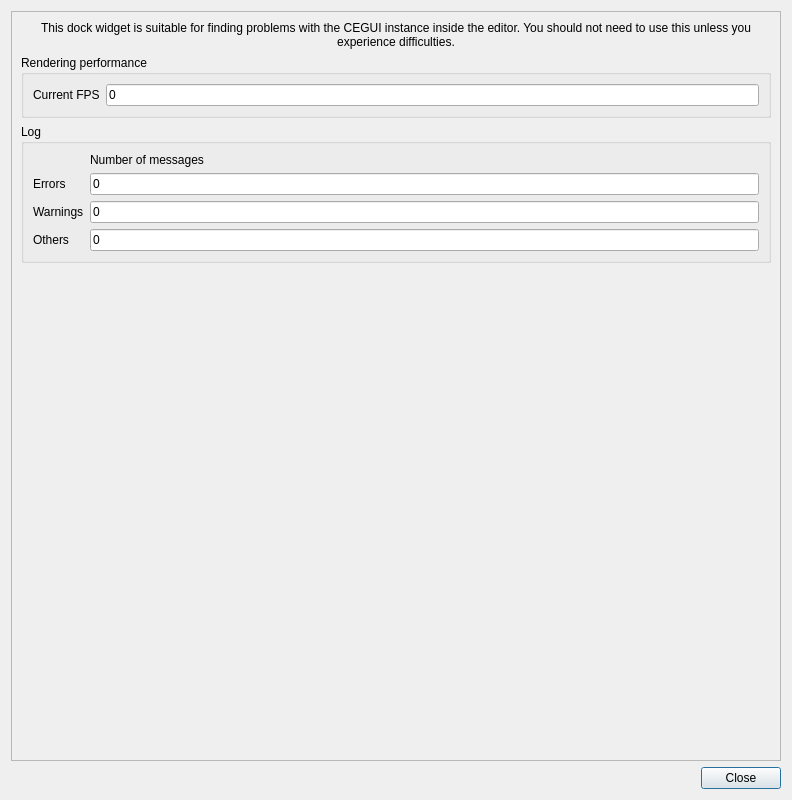
<?xml version="1.0" encoding="UTF-8"?>
<ui version="4.0">
 <class>CEGUIWidgetInfo</class>
 <widget class="QDialog" name="CEGUIWidgetInfo">
  <property name="geometry">
   <rect>
    <x>0</x>
    <y>0</y>
    <width>792</width>
    <height>800</height>
   </rect>
  </property>
  <property name="sizePolicy">
   <sizepolicy hsizetype="Preferred" vsizetype="Expanding">
    <horstretch>0</horstretch>
    <verstretch>0</verstretch>
   </sizepolicy>
  </property>
  <property name="windowTitle">
   <string>CEGUI Debug Info</string>
  </property>
  <layout class="QVBoxLayout" name="verticalLayout">
   <item>
    <widget class="QScrollArea" name="scrollArea">
     <property name="widgetResizable">
      <bool>true</bool>
     </property>
     <widget class="QWidget" name="scrollAreaWidgetContents_2">
      <property name="geometry">
       <rect>
        <x>0</x>
        <y>0</y>
        <width>772</width>
        <height>751</height>
       </rect>
      </property>
      <layout class="QVBoxLayout" name="verticalLayout_2">
       <item>
        <widget class="QLabel" name="info">
         <property name="sizePolicy">
          <sizepolicy hsizetype="Preferred" vsizetype="Maximum">
           <horstretch>0</horstretch>
           <verstretch>0</verstretch>
          </sizepolicy>
         </property>
         <property name="text">
          <string>This dock widget is suitable for finding problems with the CEGUI instance inside the editor. You should not need to use this unless you experience difficulties.</string>
         </property>
         <property name="textFormat">
          <enum>Qt::PlainText</enum>
         </property>
         <property name="scaledContents">
          <bool>false</bool>
         </property>
         <property name="alignment">
          <set>Qt::AlignHCenter|Qt::AlignTop</set>
         </property>
         <property name="wordWrap">
          <bool>true</bool>
         </property>
        </widget>
       </item>
       <item>
        <widget class="QGroupBox" name="renderingPerformance">
         <property name="sizePolicy">
          <sizepolicy hsizetype="Preferred" vsizetype="Fixed">
           <horstretch>0</horstretch>
           <verstretch>0</verstretch>
          </sizepolicy>
         </property>
         <property name="title">
          <string>Rendering performance</string>
         </property>
         <layout class="QGridLayout" name="gridLayout_3">
          <item row="0" column="1">
           <widget class="QLineEdit" name="currentFPSBox">
            <property name="toolTip">
             <string>FPS means how many times the CEGUI widget gets rerendered per second</string>
            </property>
            <property name="text">
             <string>0</string>
            </property>
            <property name="frame">
             <bool>true</bool>
            </property>
            <property name="readOnly">
             <bool>true</bool>
            </property>
           </widget>
          </item>
          <item row="0" column="0">
           <widget class="QLabel" name="currentFPSLabel">
            <property name="text">
             <string>Current FPS</string>
            </property>
            <property name="buddy">
             <cstring>currentFPSBox</cstring>
            </property>
           </widget>
          </item>
         </layout>
        </widget>
       </item>
       <item>
        <widget class="QGroupBox" name="log">
         <property name="sizePolicy">
          <sizepolicy hsizetype="Preferred" vsizetype="Fixed">
           <horstretch>0</horstretch>
           <verstretch>0</verstretch>
          </sizepolicy>
         </property>
         <property name="title">
          <string>Log</string>
         </property>
         <layout class="QGridLayout" name="gridLayout_4">
          <item row="1" column="0">
           <widget class="QLabel" name="errorsLabel">
            <property name="text">
             <string>Errors</string>
            </property>
            <property name="buddy">
             <cstring>errorsBox</cstring>
            </property>
           </widget>
          </item>
          <item row="1" column="1">
           <widget class="QLineEdit" name="errorsBox">
            <property name="text">
             <string>0</string>
            </property>
            <property name="readOnly">
             <bool>true</bool>
            </property>
           </widget>
          </item>
          <item row="2" column="0">
           <widget class="QLabel" name="warningsLabel">
            <property name="text">
             <string>Warnings</string>
            </property>
            <property name="buddy">
             <cstring>warningsBox</cstring>
            </property>
           </widget>
          </item>
          <item row="2" column="1">
           <widget class="QLineEdit" name="warningsBox">
            <property name="text">
             <string>0</string>
            </property>
            <property name="readOnly">
             <bool>true</bool>
            </property>
           </widget>
          </item>
          <item row="3" column="1">
           <widget class="QLineEdit" name="othersBox">
            <property name="text">
             <string>0</string>
            </property>
            <property name="readOnly">
             <bool>true</bool>
            </property>
           </widget>
          </item>
          <item row="0" column="1">
           <widget class="QLabel" name="label">
            <property name="sizePolicy">
             <sizepolicy hsizetype="Preferred" vsizetype="Maximum">
              <horstretch>0</horstretch>
              <verstretch>0</verstretch>
             </sizepolicy>
            </property>
            <property name="text">
             <string>Number of messages</string>
            </property>
           </widget>
          </item>
          <item row="3" column="0">
           <widget class="QLabel" name="othersLabel">
            <property name="text">
             <string>Others</string>
            </property>
            <property name="buddy">
             <cstring>othersBox</cstring>
            </property>
           </widget>
          </item>
         </layout>
        </widget>
       </item>
       <item>
        <widget class="QWidget" name="logViewArea" native="true">
         <property name="sizePolicy">
          <sizepolicy hsizetype="Preferred" vsizetype="Expanding">
           <horstretch>0</horstretch>
           <verstretch>0</verstretch>
          </sizepolicy>
         </property>
         <property name="minimumSize">
          <size>
           <width>0</width>
           <height>100</height>
          </size>
         </property>
        </widget>
       </item>
      </layout>
     </widget>
    </widget>
   </item>
   <item>
    <widget class="QWidget" name="bottomButtonBox" native="true">
     <property name="sizePolicy">
      <sizepolicy hsizetype="Preferred" vsizetype="Maximum">
       <horstretch>0</horstretch>
       <verstretch>0</verstretch>
      </sizepolicy>
     </property>
     <layout class="QHBoxLayout" name="horizontalLayout_2">
      <property name="spacing">
       <number>0</number>
      </property>
      <property name="margin">
       <number>0</number>
      </property>
      <item>
       <spacer name="horizontalSpacer">
        <property name="orientation">
         <enum>Qt::Horizontal</enum>
        </property>
        <property name="sizeHint" stdset="0">
         <size>
          <width>40</width>
          <height>20</height>
         </size>
        </property>
       </spacer>
      </item>
      <item>
       <widget class="QPushButton" name="closeButton">
        <property name="text">
         <string>Close</string>
        </property>
       </widget>
      </item>
     </layout>
    </widget>
   </item>
  </layout>
 </widget>
 <resources/>
 <connections>
  <connection>
   <sender>closeButton</sender>
   <signal>clicked()</signal>
   <receiver>CEGUIWidgetInfo</receiver>
   <slot>close()</slot>
   <hints>
    <hint type="sourcelabel">
     <x>751</x>
     <y>793</y>
    </hint>
    <hint type="destinationlabel">
     <x>406</x>
     <y>413</y>
    </hint>
   </hints>
  </connection>
 </connections>
</ui>
